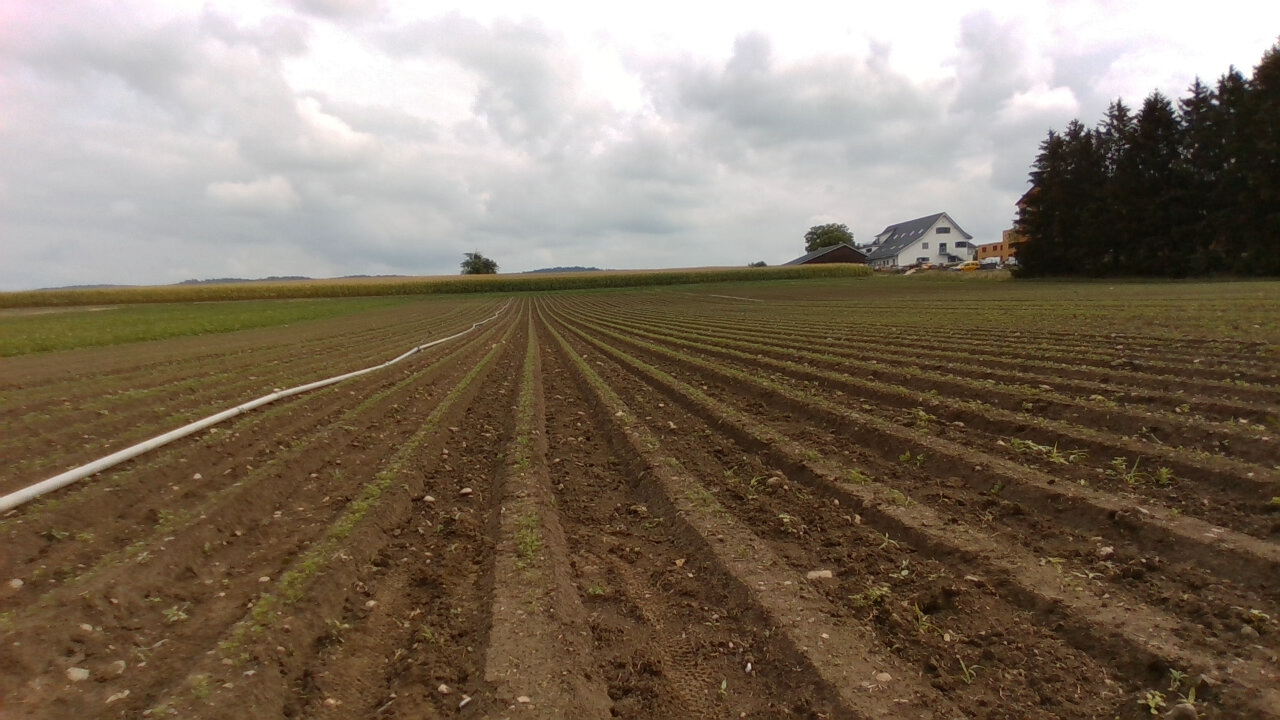
#> input picture CropRowDetection/VideoDataset/rgb000.jpg, 1280 x 720 px, found by its file name
$ jupyter execute ForPres.ipynb
#> lines starting #> are read from the running program, lines starting #| are printed output that depends on the picture; after the words box and inside, x2 and y2 are one past the last pixel; in counts of white or black regions, pixels touching at a corner belong together
[cell 1]
#Imports
import numpy as np
import matplotlib.pyplot as plt
import cv2
import extcolors
import skimage
import scipy
from PIL import Image
import math
import skimage
from sklearn.linear_model import LinearRegression
import pandas as pd
from colormap import rgb2hex
import numpy as np
import cv2
import os

VID = 0
SING_IMG = 1
mode = SING_IMG
crop_tbd = 4

[cell 2]
image_folder = '/home/roxane/Desktop/M3_2022/Caterra/dataset_straigt_lines'
name_images = 'crop_row_008.JPG'
image_folder = '/home/roxane/Desktop/M3_2022/USB/Realsense_18-08-2022_10-46-58/' # '/home/roxane/Desktop/M3_2022/Caterra/dataset_straigt_lines'
name_images = 'rgb000.jpg'

img = cv2.imread(os.path.join(image_folder, name_images))
#> img is the input picture: shape (720, 1280, 3); mean B, G, R 98.1, 114.5, 128.4

img = cv2.cvtColor(img, cv2.COLOR_BGR2RGB)

plt.imshow(img)

[cell 3]
img_green = (2*img[:,:,1]-img[:,:,0]-img[:,:,2])
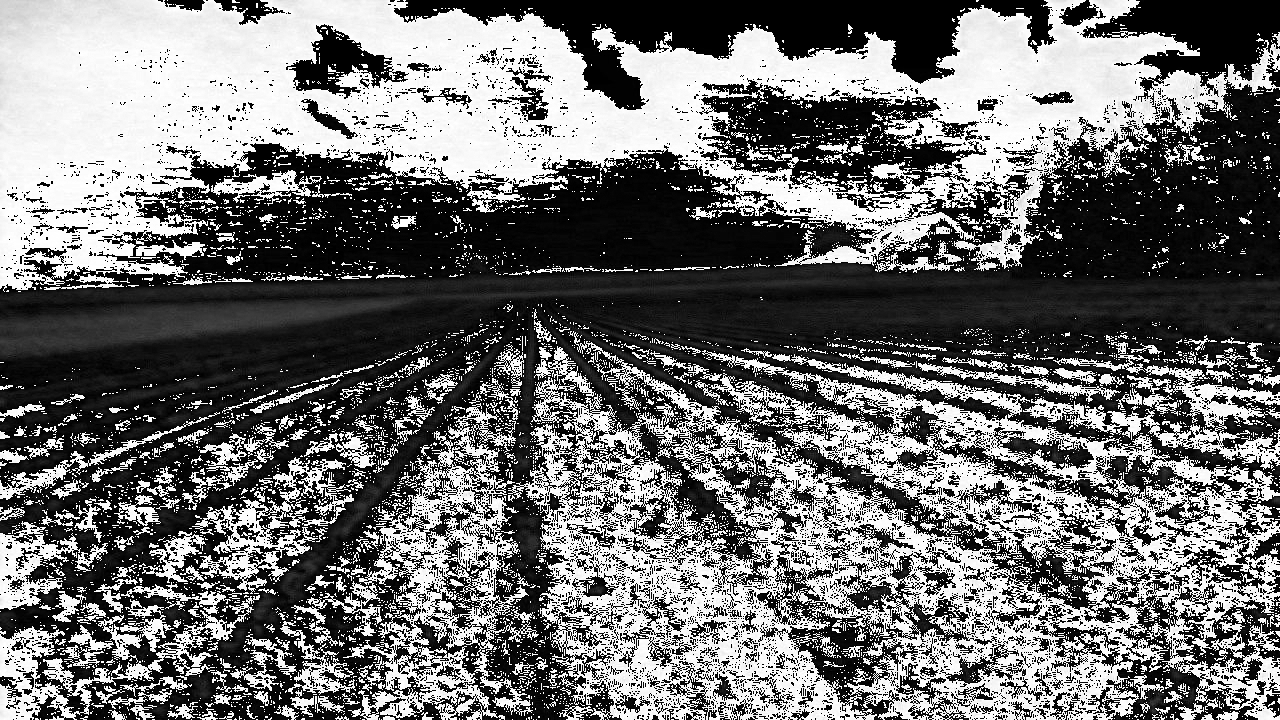
#> img_green: shape (720, 1280); min 0, max 255, mean 111.7
plt.imshow(img_green)

[cell 4]
# Apply Otsu's thresholding
ret, thresh = cv2.threshold(img_green, 0, 255, cv2.THRESH_BINARY+cv2.THRESH_OTSU)
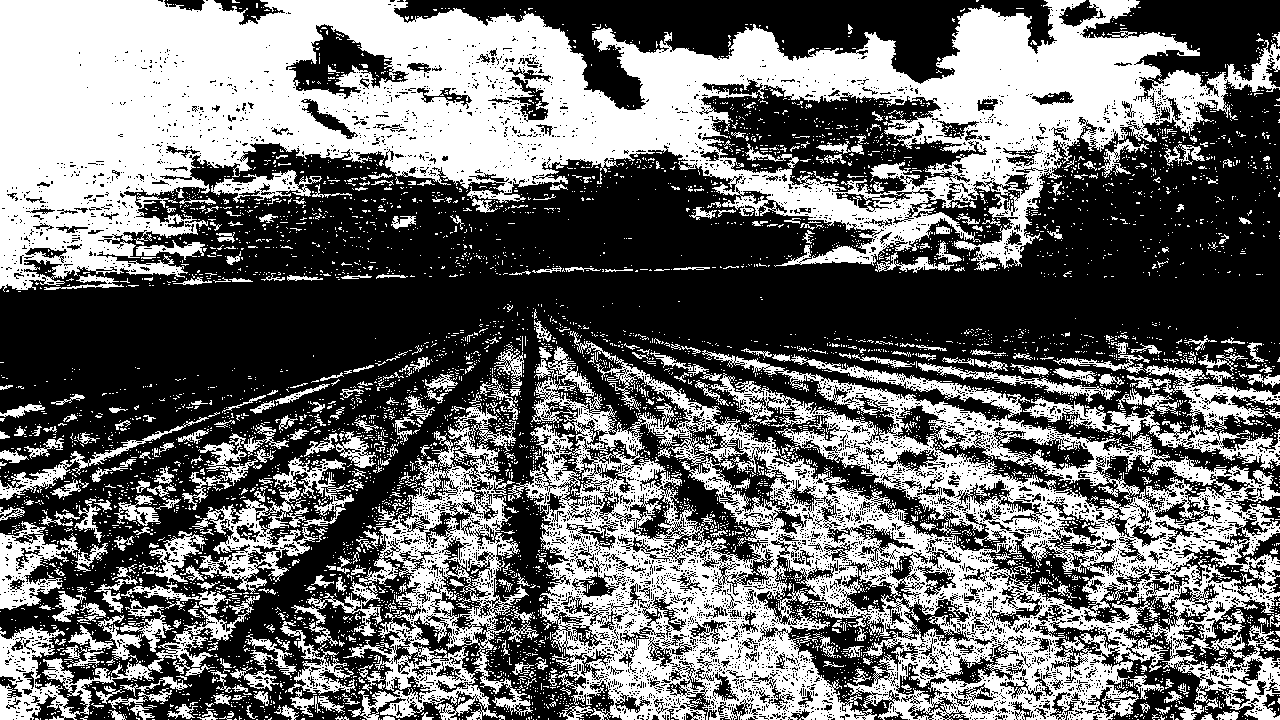
#> thresh: shape (720, 1280); 42.7% white; 6562 white regions (6136 under 20 px), largest, box (x1, y1, x2, y2) and area: (0, 0, 1280, 292) 167221, (508, 331, 1280, 720) 119893, (307, 403, 533, 720) 19542
#> ret = 77
plt.imshow(thresh)

[cell 5]
img_green_edge = cv2.Canny(thresh,100,200)
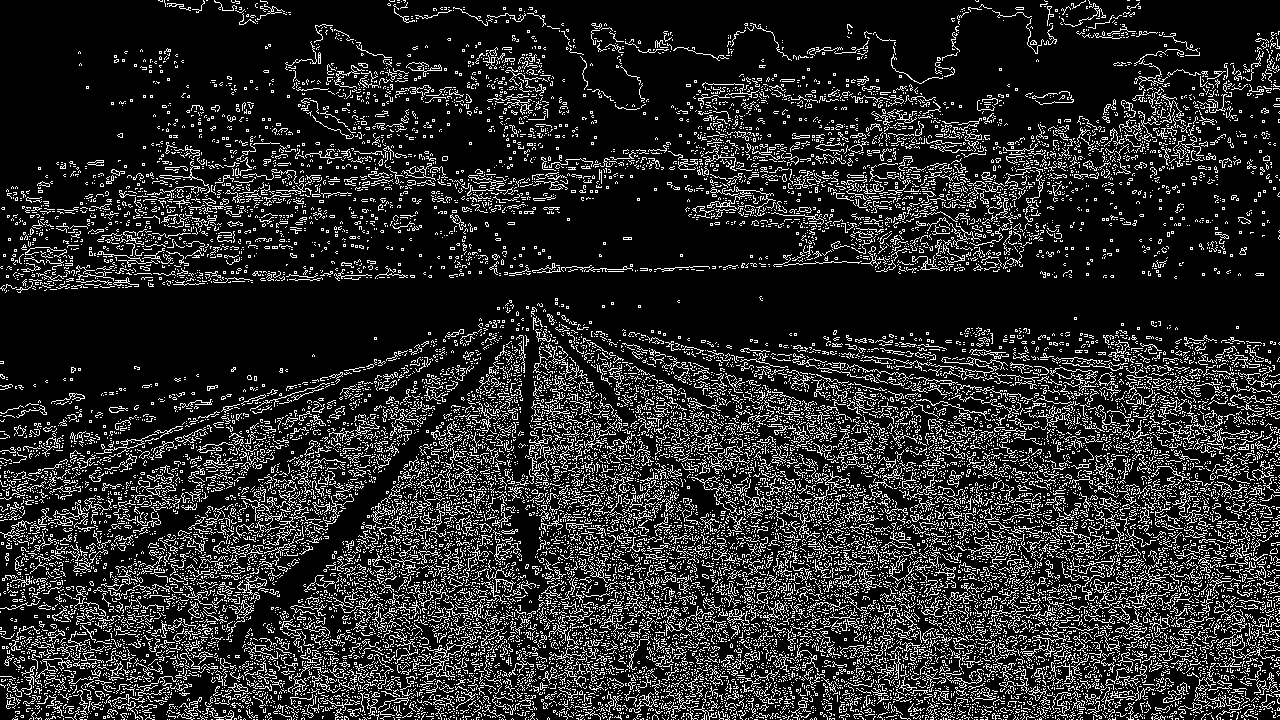
#> img_green_edge: shape (720, 1280); 16.3% white in thin lines or dots
plt.imshow(img_green_edge)

[cell 6]
# Run Hough transform on the edge-detected image
lines = cv2.HoughLines(img_green_edge, 1, np.pi/180, 60)
print(lines.shape)
#| (32215, 1, 2)

[cell 7]
# Run Hough transform on the edge-detected image
lines = cv2.HoughLines(img_green_edge, 1, np.pi/180, 70)

# Iterate over the output "lines" and draw them
for line in lines:
    rho, theta = line[0]
    a = np.cos(theta)
    b = np.sin(theta)
    x0 = a*rho
    y0 = b*rho
    x1 = int(x0 + 1000*(-b))
    y1 = int(y0 + 1000*(a))
    x2 = int(x0 - 1000*(-b))
    y2 = int(y0 - 1000*(a))
    cv2.line(img, (x1,y1), (x2,y2), (0,0,255), 2)
#> this loop made 31522 passes
#> (rho, theta, a, b, x0, y0, x1, y1) on passes 1 to 3: (607, 1.57, -4.37e-08, 1, -2.65e-05, 607, -1000, 606), (670, 1.41, 0.156, 0.988, 104.8, 661.8, -882, 818), (636, 1.62, -0.0523, 0.999, -33.29, 635.1, -1031, 582)
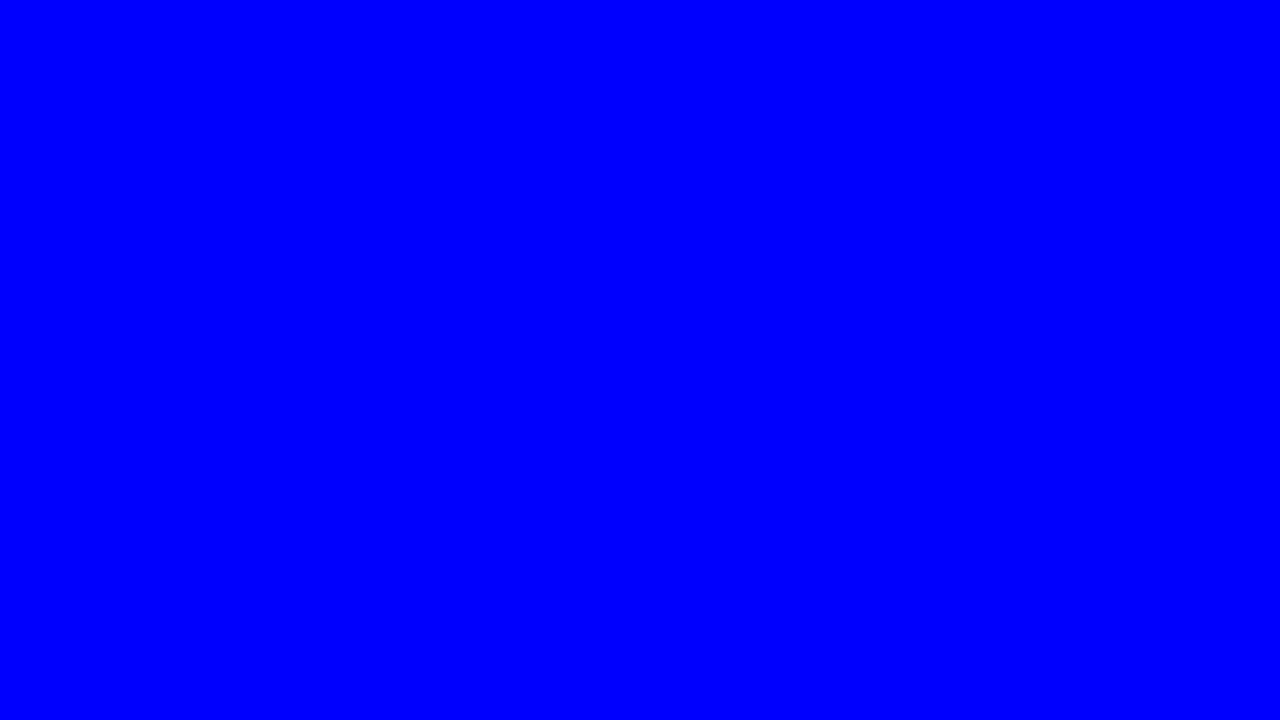
#> img: shape (720, 1280, 3); mean R, G, B 0, 0, 255

plt.imshow(img)

$ run again, with CropRowDetection/Images/crop_row_002.JPG copied over CropRowDetection/VideoDataset/rgb000.jpg
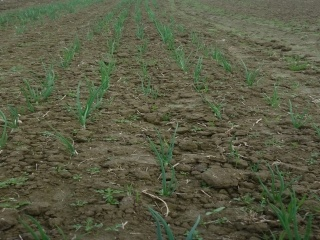
#> input picture CropRowDetection/Images/crop_row_002.JPG, 320 x 240 px, found by its file name
#> img is the input picture: shape (240, 320, 3); mean B, G, R 68.5, 91.7, 89.3
#> `ret, thresh = cv2.threshold(img_green, 0, 255, cv2.THRESH_BINARY+cv2.T..`:
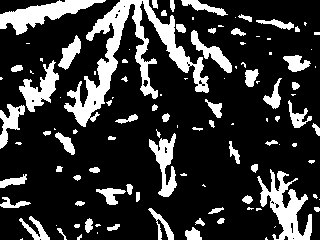
#> thresh: shape (240, 320); 20.5% white; 111 white regions (49 under 20 px), largest, box (x1, y1, x2, y2) and area: (64, 0, 209, 127) 4514, (257, 169, 312, 240) 1621, (0, 0, 106, 35) 1459
#> ret = 34
#> img_green_edge: shape (240, 320); 6.8% white in thin lines or dots
#> `lines = cv2.HoughLines(img_green_edge, 1, np.pi/180, 60)`: lines = [[-138, 3.02], [-125, 2.6]]
#| (2, 1, 2)
#> `lines = cv2.HoughLines(img_green_edge, 1, np.pi/180, 70)`: lines = [[-138, 3.02]]
#> the loop `for line in lines:` made 1 pass
#> (rho, theta, a, b, x0, y0, x1, y1) on pass 1: (-138, 3.02, -0.993, 0.122, 137, -16.82, 15, -1009)
#> after the loop `for line in lines:`:
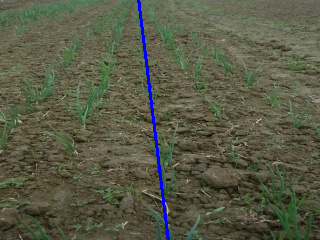
#> img: shape (240, 320, 3); mean R, G, B 88.5, 90.8, 70.3
